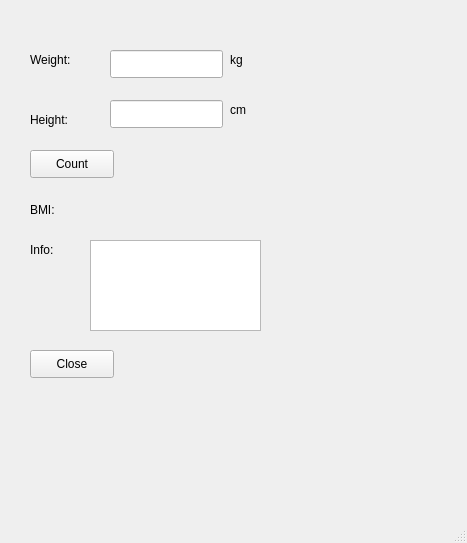
<?xml version="1.0" encoding="UTF-8"?>
<ui version="4.0">
 <class>MainWindow</class>
 <widget class="QMainWindow" name="MainWindow">
  <property name="geometry">
   <rect>
    <x>0</x>
    <y>0</y>
    <width>467</width>
    <height>543</height>
   </rect>
  </property>
  <property name="windowTitle">
   <string>MainWindow</string>
  </property>
  <widget class="QWidget" name="centralwidget">
   <widget class="QLabel" name="label">
    <property name="geometry">
     <rect>
      <x>30</x>
      <y>50</y>
      <width>63</width>
      <height>20</height>
     </rect>
    </property>
    <property name="text">
     <string>Weight:</string>
    </property>
   </widget>
   <widget class="QLineEdit" name="weightLineEdit">
    <property name="geometry">
     <rect>
      <x>110</x>
      <y>50</y>
      <width>113</width>
      <height>28</height>
     </rect>
    </property>
   </widget>
   <widget class="QLabel" name="label_2">
    <property name="geometry">
     <rect>
      <x>230</x>
      <y>50</y>
      <width>21</width>
      <height>20</height>
     </rect>
    </property>
    <property name="text">
     <string>kg</string>
    </property>
   </widget>
   <widget class="QLabel" name="label_3">
    <property name="geometry">
     <rect>
      <x>30</x>
      <y>110</y>
      <width>63</width>
      <height>20</height>
     </rect>
    </property>
    <property name="text">
     <string>Height:</string>
    </property>
   </widget>
   <widget class="QLineEdit" name="heightLineEdit">
    <property name="geometry">
     <rect>
      <x>110</x>
      <y>100</y>
      <width>113</width>
      <height>28</height>
     </rect>
    </property>
   </widget>
   <widget class="QLabel" name="label_4">
    <property name="geometry">
     <rect>
      <x>230</x>
      <y>100</y>
      <width>63</width>
      <height>20</height>
     </rect>
    </property>
    <property name="text">
     <string>cm</string>
    </property>
   </widget>
   <widget class="QPushButton" name="countButton">
    <property name="geometry">
     <rect>
      <x>30</x>
      <y>150</y>
      <width>84</width>
      <height>28</height>
     </rect>
    </property>
    <property name="text">
     <string>Count</string>
    </property>
   </widget>
   <widget class="QLabel" name="label_5">
    <property name="geometry">
     <rect>
      <x>30</x>
      <y>200</y>
      <width>63</width>
      <height>20</height>
     </rect>
    </property>
    <property name="text">
     <string>BMI:</string>
    </property>
   </widget>
   <widget class="QLabel" name="resultLabel">
    <property name="geometry">
     <rect>
      <x>120</x>
      <y>200</y>
      <width>63</width>
      <height>20</height>
     </rect>
    </property>
    <property name="text">
     <string/>
    </property>
   </widget>
   <widget class="QLabel" name="label_7">
    <property name="geometry">
     <rect>
      <x>30</x>
      <y>240</y>
      <width>63</width>
      <height>20</height>
     </rect>
    </property>
    <property name="text">
     <string>Info:</string>
    </property>
   </widget>
   <widget class="QTextBrowser" name="infoTextBrowser">
    <property name="geometry">
     <rect>
      <x>90</x>
      <y>240</y>
      <width>171</width>
      <height>91</height>
     </rect>
    </property>
   </widget>
   <widget class="QPushButton" name="closeButton">
    <property name="geometry">
     <rect>
      <x>30</x>
      <y>350</y>
      <width>84</width>
      <height>28</height>
     </rect>
    </property>
    <property name="text">
     <string>Close</string>
    </property>
   </widget>
  </widget>
  <widget class="QMenuBar" name="menubar">
   <property name="geometry">
    <rect>
     <x>0</x>
     <y>0</y>
     <width>467</width>
     <height>25</height>
    </rect>
   </property>
  </widget>
  <widget class="QStatusBar" name="statusbar"/>
 </widget>
 <resources/>
 <connections/>
</ui>
